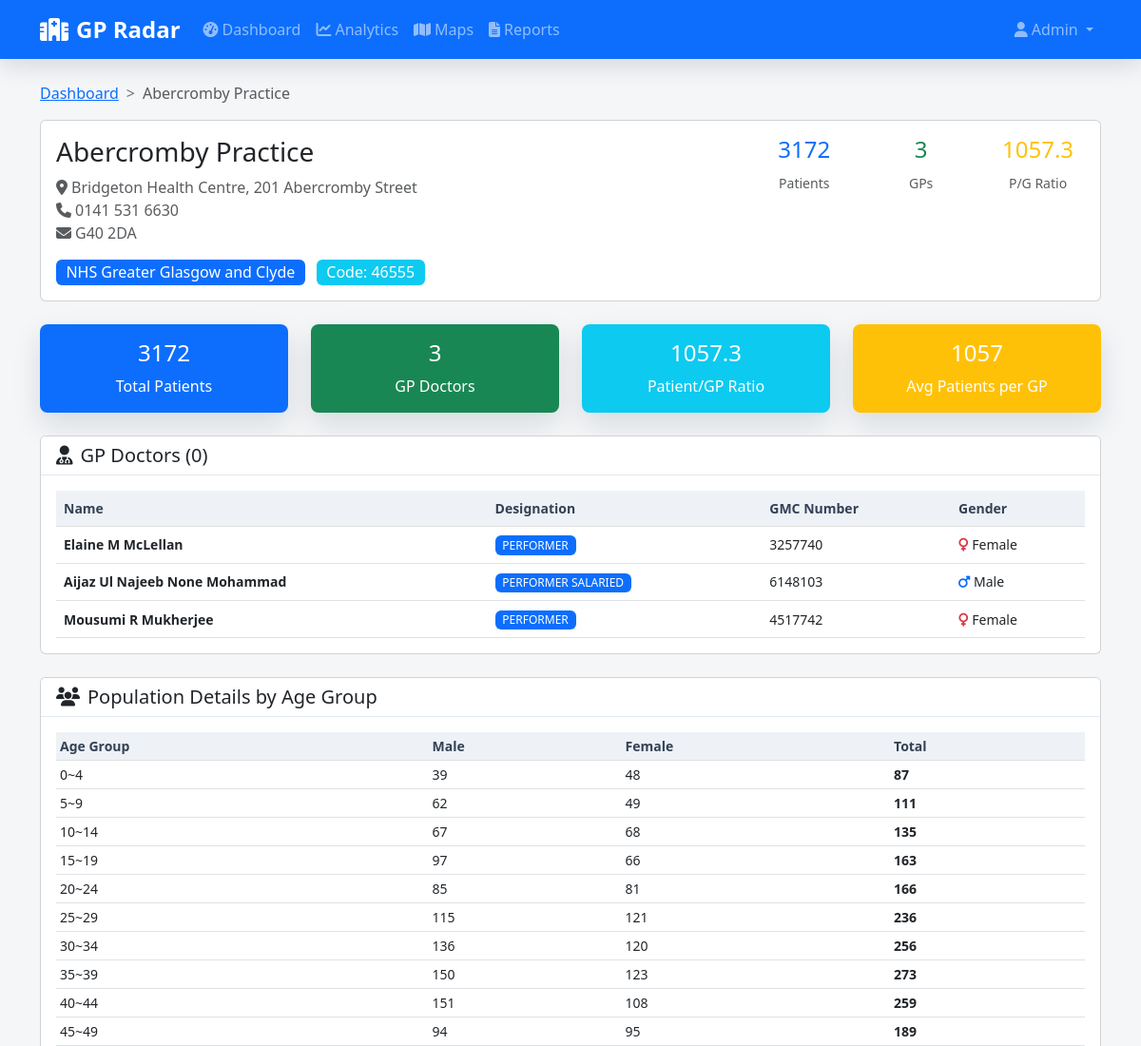
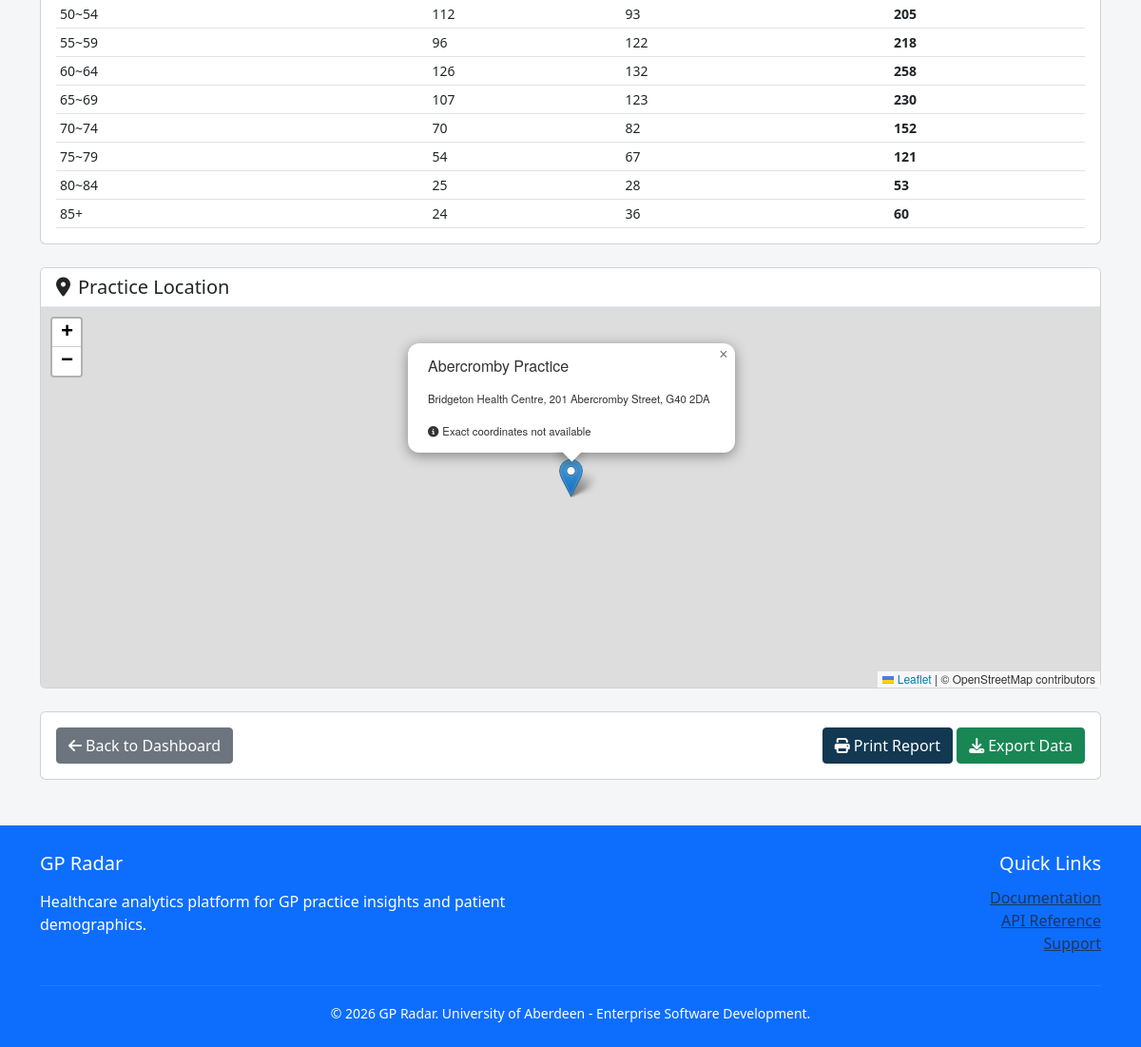
Screenshot of /practices/46555/ with the database file from the repository (2 pictures, top to bottom).
### catalog/models.py (models this page shows, shortened)
class GPPractices(models.Model):
    practice_code = models.CharField(max_length=10, primary_key=True)
    name = models.CharField(max_length=200)
    list_size = models.IntegerField()
    address = models.CharField(max_length=300)
    postcode = models.CharField(max_length=10)
    telephone = models.CharField(max_length=20)
    health_board = models.CharField(max_length=100)
    latitude = models.FloatField(null=True, blank=True)
    longitude = models.FloatField(null=True, blank=True)
    class Meta:
        ordering = ["name"]

class GPPractitioners(models.Model):
    medical_council_number = models.CharField(max_length=10, primary_key=True)
    forename = models.CharField(max_length=100)
    middle_initial = models.CharField(max_length=10, null=True, blank=True)
    surname = models.CharField(max_length=100)
    sex = models.CharField(max_length=50, null=True, blank=True)
    class Meta:
        ordering = ["surname", "forename"]

class GPDetails(models.Model):
    gp_code = models.ForeignKey('GPPractitioners', on_delete=models.CASCADE, related_name="practice_links")
    practice = models.ForeignKey('GPPractices', on_delete=models.CASCADE, related_name="gp_links")
    designation = models.CharField(max_length=100)
    class Meta:
        unique_together = ["gp_code", "practice"]
        ordering = ["gp_code__surname", "gp_code__forename"]

### core/views.py (the view)
# urls.py: path("<int:id>/", views.get_Practice, name="get_Practice"),
def get_Practice(request, id):
    try:
        practice = GPPractices.objects.get(practice_code=id)
    except GPPractices.DoesNotExist:
        raise Http404("GPPractice does not exist")
    doctors = []
    details = GPDetails.objects.filter(practice=practice)
    for detail in details:
        doctors.append(detail.gp_code)
    patients = practice.list_size
    try:
        pat_doc_ratio = patients / len(doctors)
        pat_doc_ratio = round(pat_doc_ratio, 1)
    except:
        pat_doc_ratio = "N/A"
    designations = []
    for detail in details:
        designations.append(detail.designation)
    context = {
        "practice": practice,
        "doctor_num": len(doctors),
        "pat_doc_ratio": pat_doc_ratio,
        "doctors": zip(doctors, designations),
        "age_data": get_age_data(practice),
    }
    return render(request, "core/practice_detail.html", context)

### core/templates/core/practice_detail.html (shortened to what this page needs)
{% extends 'core/base.html' %}
{% load static %}
{% block content %}
  <nav aria-label="breadcrumb">
    <ol class="breadcrumb">
      <li class="breadcrumb-item">
        <a href="{% url 'table_practices' %}">Dashboard</a>
      </li>
      <li class="breadcrumb-item active">{{ practice.name }}</li>
    </ol>
  </nav>
  <div class="row mb-4">
    <div class="col-12">
      <div class="card">
        <div class="card-body">
          <div class="row">
            <div class="col-md-8">
              <h2 class="h3">{{ practice.name }}</h2>
              <p class="text-muted">
                <i class="fas fa-map-marker-alt me-1"></i>{{ practice.address }}
                <br />
                <i class="fas fa-phone me-1"></i>{{ practice.telephone }}
                <br />
                <i class="fas fa-envelope me-1"></i>{{ practice.postcode }}
              </p>
              <div class="mt-3">
                <span class="badge bg-primary fs-6">{{ practice.health_board }}</span>
                <span class="badge bg-info fs-6 ms-2">Code: {{ practice.practice_code }}</span>
              </div>
            </div>
            <div class="col-md-4 text-end">
              <div class="row text-center">
                <div class="col-4">
                  <h4 class="text-primary">{{ practice.list_size }}</h4>
                  <small class="text-muted">Patients</small>
                </div>
                <div class="col-4">
                  <h4 class="text-success">{{ doctor_num }}</h4>
                  <small class="text-muted">GPs</small>
                </div>
                <div class="col-4">
                  <h4 class="text-warning">{{ pat_doc_ratio }}</h4>
                  <small class="text-muted">P/G Ratio</small>
                </div>
              </div>
            </div>
          </div>
        </div>
      </div>
    </div>
  </div>
  <div class="row mb-4">
    <div class="col-md-3">
      <div class="card bg-primary text-white">
        <div class="card-body text-center">
          <h4>{{ practice.list_size }}</h4>
          <p class="card-text mb-0">Total Patients</p>
        </div>
      </div>
    </div>
    <div class="col-md-3">
      <div class="card bg-success text-white">
        <div class="card-body text-center">
          <h4>{{ doctor_num }}</h4>
          <p class="card-text mb-0">GP Doctors</p>
        </div>
      </div>
    </div>
    <div class="col-md-3">
      <div class="card bg-info text-white">
        <div class="card-body text-center">
          <h4>{{ pat_doc_ratio }}</h4>
          <p class="card-text mb-0">Patient/GP Ratio</p>
        </div>
      </div>
    </div>
    <div class="col-md-3">
      <div class="card bg-warning text-white">
        <div class="card-body text-center">
          <h4>
            {% if doctor_num > 0 %}
              {{ pat_doc_ratio|floatformat:0 }}
            {% else %}
              0
            {% endif %}
          </h4>
          <p class="card-text mb-0">Avg Patients per GP</p>
        </div>
      </div>
    </div>
  </div>
  <div class="row mb-4">
    <div class="col-12">
      <div class="card">
        <div class="card-header">
          <h5 class="mb-0">
            <i class="fas fa-user-md me-2"></i>GP Doctors ({{ gps|length }})
          </h5>
        </div>
        <div class="card-body">
          <div class="table-responsive">
            <table class="table table-hover">
              <thead class="table-light">
                <tr>
                  <th>Name</th>
                  <th>Designation</th>
                  <th>GMC Number</th>
                  <th>Gender</th>
                </tr>
              </thead>
              <tbody>
                {% for gp, designation in doctors %}
                  <tr>
                    <td>
                      <strong>{{ gp.forename }} {{ gp.middle_initial }} {{ gp.surname }}</strong>
                    </td>
                    <td>
                      <span class="badge {% if 'REGISTRAR' in gp.designation %}bg-warning{% else %}bg-primary{% endif %}">
                        {{ designation }}
                      </span>
                    </td>
                    <td>{{ gp.medical_council_number }}</td>
                    <td>
                      {% if gp.sex == 'Male' %}
                        <i class="fas fa-mars text-primary"></i> Male
                      {% elif gp.sex == 'Female' %}
                        <i class="fas fa-venus text-danger"></i> Female
                      {% else %}
                        <span class="text-muted">N/A</span>
                      {% endif %}
                    </td>
                  </tr>
                {% endfor %}
              </tbody>
            </table>
          </div>
        </div>
      </div>
    </div>
  </div>
  <div class="row mb-4">
    <div class="col-12">
      <div class="card">
        <div class="card-header">
          <h5 class="mb-0">
            <i class="fas fa-users me-2"></i>Population Details by Age Group
          </h5>
        </div>
        <div class="card-body">
          <div class="table-responsive">
            <table class="table table-sm">
              <thead class="table-light">
                <tr>
                  <th>Age Group</th>
                  <th>Male</th>
                  <th>Female</th>
                  <th>Total</th>
                </tr>
              </thead>
              <tbody>
                {% for age_group_data in age_data %}
                  <tr>
                    <td>{{ age_group_data.range }}</td>
                    <td>{{ age_group_data.male|default:0 }}</td>
                    <td>{{ age_group_data.female|default:0 }}</td>
                    <td>
                      <strong>{{ age_group_data.total|default:0 }}</strong>
                    </td>
                  </tr>
                {% endfor %}
              </tbody>
            </table>
          </div>
        </div>
      </div>
    </div>
  </div>
  <div class="row mb-4">
    <div class="col-12">
      <div class="card">
        <div class="card-header">
          <h5 class="mb-0">
            <i class="fas fa-map-marker-alt me-2"></i>Practice Location
          </h5>
        </div>
        <div class="card-body p-0">
          <div id="practiceMap" style="height: 400px"></div>
        </div>
      </div>
    </div>
  </div>
  <div class="row">
    <div class="col-12">
      <div class="card">
        <div class="card-body">
          <div class="d-flex justify-content-between">
            <div>
              <a href="{% url 'table_practices' %}" class="btn btn-secondary">
                <i class="fas fa-arrow-left me-1"></i>Back to Dashboard
              </a>
            </div>
            <div>
              <button class="btn btn-primary" onclick="printReport()">
                <i class="fas fa-print me-1"></i>Print Report
              </button>
              <button class="btn btn-success" onclick="exportPracticeData()">
                <i class="fas fa-download me-1"></i>Export Data
              </button>
            </div>
          </div>
        </div>
      </div>
    </div>
  </div>
{% endblock %}

### core/static/core/custom.css (style rules this page uses)
body { font-family: "Segoe UI", Tahoma, Geneva, Verdana, sans-serif; background-color: #f4f6f8; color: #24313d; }
.card-header { background-color: #fff; border-bottom: 1px solid #e2e8f0; font-weight: 600; }
.table { margin-bottom: 0; }
.table th { border-top: none; font-weight: 600; color: #334155; background-color: #eef2f7; }
.badge { font-size: 0.75rem; font-weight: 500; }
.btn { border-radius: 0.25rem; font-weight: 500; transition: all 0.15s ease-in-out; }
.btn-primary { background-color: #123852; border-color: #123852; }
.card.bg-primary, .card.bg-success, .card.bg-info, .card.bg-warning { border: none; border-radius: 0.5rem; box-shadow: 0 12px 30px rgba(15, 23, 42, 0.12); }
.card.bg-primary { background: #123852; }
.card.bg-success { background: #14745f; }
.card.bg-info { background: #256f8f; }
.card.bg-warning { background: #9a6a13; }
.breadcrumb { background-color: transparent; padding: 0; margin-bottom: 1rem; }
.breadcrumb-item + .breadcrumb-item::before { content: ">"; color: #6c757d; }
.table th { font-size: 0.875rem; font-weight: 600; white-space: nowrap; }
.table td { vertical-align: middle; font-size: 0.875rem; }

### rows the page displays
GPPractices: name "Abercromby Practice", address "Bridgeton Health Centre, 201 Abercromby Street", telephone "0141 531 6630", postcode "G40 2DA", health_board "NHS Greater Glasgow and Clyde", practice_code "46555", list_size "3172"
GPPractitioners: forename "Elaine", middle_initial "M", surname "McLellan", designation "PERFORMER", medical_council_number "3257740", sex "Female" (drawn)
GPPractitioners: forename "Aijaz Ul Najeeb", middle_initial "None", surname "Mohammad", designation "PERFORMER SALARIED", medical_council_number "6148103", sex "Male" (drawn)
GPPractitioners: forename "Mousumi", middle_initial "R", surname "Mukherjee", designation "PERFORMER", medical_council_number "4517742", sex "Female" (drawn)

### other values shown
{{ doctor_num }} "3"
{{ pat_doc_ratio }} "1057.3"
{{ pat_doc_ratio|floatformat:0 }} "1057"
{{ gps|length }} "0"
{{ age_group_data.range }} "0~4" "5~9" "10~14" "15~19" "20~24" "25~29" "30~34" "35~39" "40~44" "45~49" "50~54" "55~59" "60~64" "65~69" "70~74" "75~79" "80~84" "85+"
{{ age_group_data.male|default:0 }} "39" "62" "67" "97" "85" "115" "136" "150" "151" "94" "112" "96" "126" "107" "70" "54" "25" "24"
{{ age_group_data.female|default:0 }} "48" "49" "68" "66" "81" "121" "120" "123" "108" "95" "93" "122" "132" "123" "82" "67" "28" "36"
{{ age_group_data.total|default:0 }} "87" "111" "135" "163" "166" "236" "256" "273" "259" "189" "205" "218" "258" "230" "152" "121" "53" "60"
